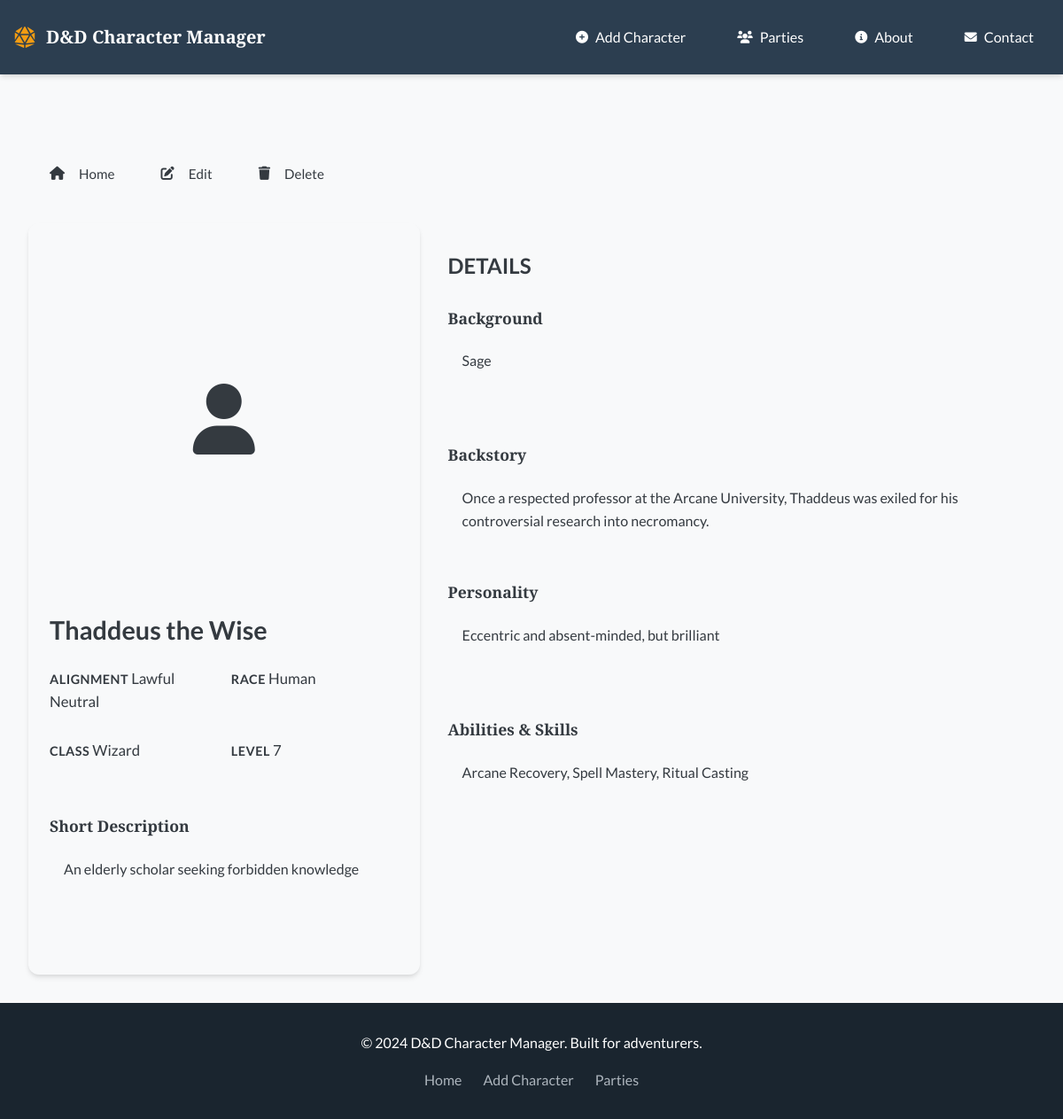
Before: /character/4 with the older database file.
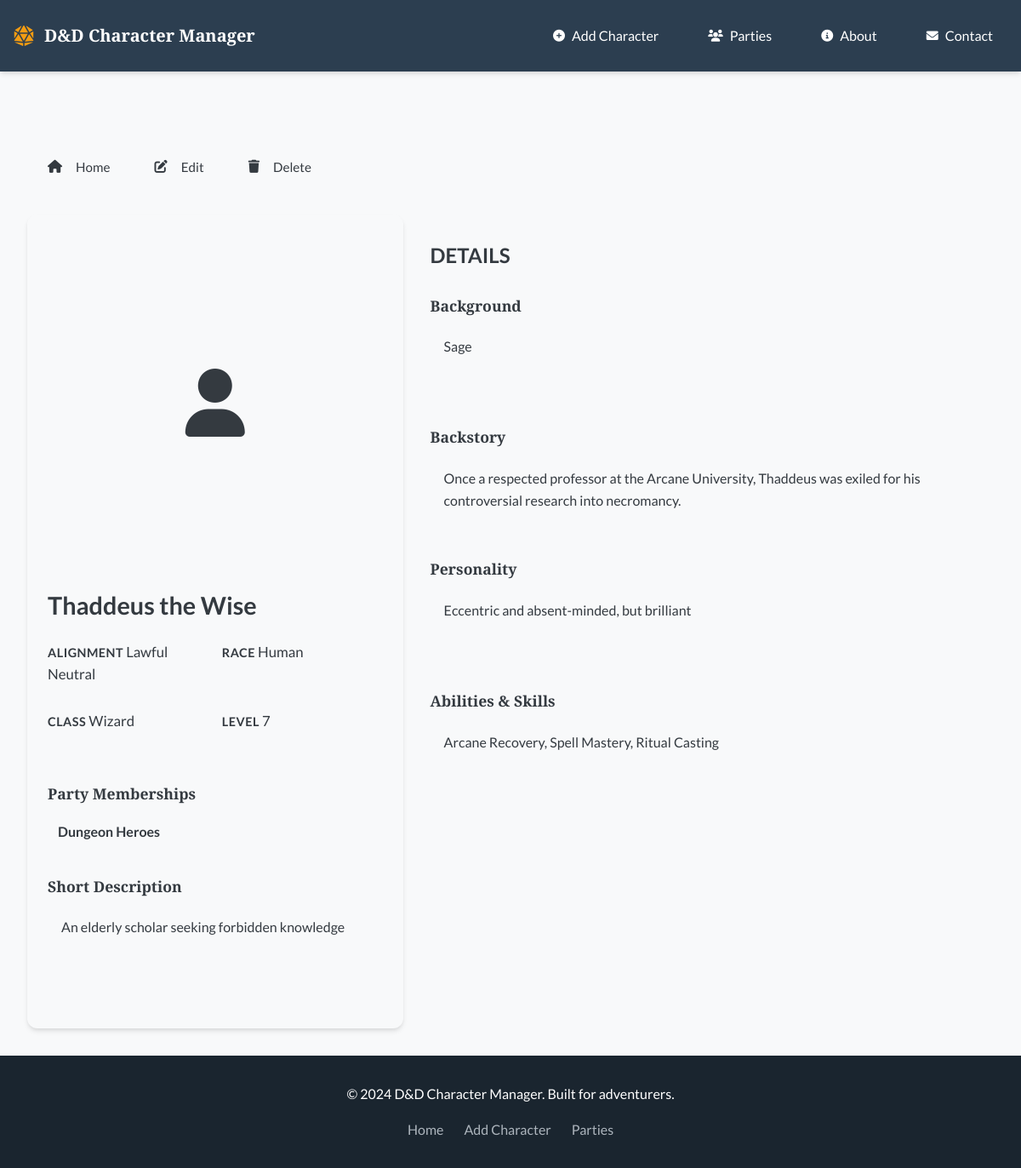
After: the same page with the newer database file.
### tables this page shows
CREATE TABLE parties (
    id INTEGER PRIMARY KEY AUTOINCREMENT,
    name TEXT NOT NULL,
    description TEXT,
    background TEXT,
    created_at TIMESTAMP DEFAULT CURRENT_TIMESTAMP
);

### flask-example/app.py (the view)
    @app.route('/character/<int:character_id>')
    def character_detail(character_id):
        db = get_db()
        character_row = db.execute('SELECT * FROM dnd_characters WHERE id = ?', (character_id,)).fetchone()
        if character_row is None:
            return "Character not Found", 404
        character = dict(character_row)
        party_info = db.execute('''
            SELECT p.* FROM parties p
            JOIN character_parties cp ON p.id = cp.party_id
            WHERE cp.character_id = ?
        ''', (character_id,)).fetchall()
        character_context = {
            'id': character['id'],
            'name': character['name'],
            'alignment': character.get('alignment', ''),
            'race': character.get('race', ''),
            'character_class': character.get('character_class', ''),
            'level': character.get('level', 1),
            'background': character.get('background', ''),
            'short_description': character.get('short_description', ''),
            'backstory': character.get('backstory', ''),
            'personality': character.get('personality', ''),
            'abilities_skills': character.get('abilities_skills', ''),
            'image_path': character.get('image_path', 'images/about.webp'),
            'image_alt': character.get('image_alt', f"Portrait of {character['name']}")
        }
        return render_template('character_detail.html', character=character_context, parties=party_info, active_page='character_detail')

### flask-example/db.py (called while the page is built)
def get_db():
    if 'db' not in g:
        database_path = current_app.config['DATABASE']
        g.db = sqlite3.connect(database_path)
        g.db.row_factory = sqlite3.Row
    return g.db

### flask-example/templates/character_detail.html (shortened to what the changed rows need)
{% extends "base.html" %}
{% block extra_css %}
<link rel="stylesheet" href="{{ url_for('static', filename='css/pages/character-detail.css') }}">
{% endblock %}
{% block content %}
<main class="character-detail-container" role="main">
    <div class="character-layout">
        <section class="character-card" aria-labelledby="character-name">
            <h1 id="character-name" class="character-name">{{ character.name }}</h1>
            {% if parties %}
            <div class="detail-item">
                <h2 class="detail-label">Party Memberships</h2>
                <div class="party-list">
                    {% for party in parties %}
                    <article class="party-item">
                        <a href="{{ url_for('party_detail', party_id=party.id) }}" class="party-link">{{ party.name }}</a>
                    </article>
                    {% endfor %}
                </div>
            </div>
            {% endif %}
            {% if character.short_description %}
            <div class="detail-item">
                <h2 class="detail-label">Short Description</h2>
            </div>
            {% endif %}
        </section>
        <section class="character-details" aria-labelledby="details-heading">
            <div class="details-section">
                <h2 id="details-heading">DETAILS</h2>
            </div>
        </section>
    </div>
</main>
{% endblock %}

Changed rows visible on the page:
added parties: name "Dungeon Heroes"
Other visible differences:
text now shown: "Party Memberships"
